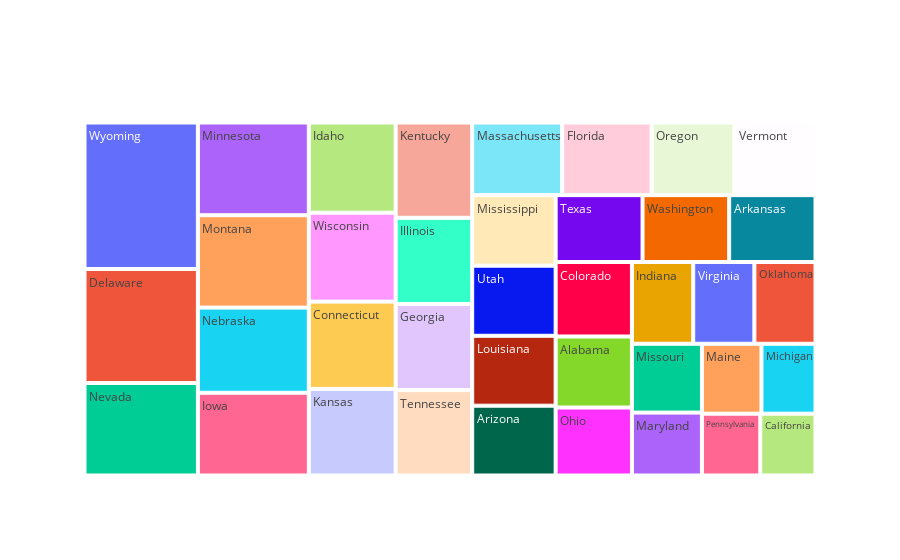

The cell this chart's notebook holds for it:
### Code cell
fig = go.Figure()
fig.add_trace(go.Treemap(
    labels=list(state_infra['State']),
    parents=["" for parent in state_infra['State']],
    values=list(state_infra[1992]),
))
fig.show()

### Figure 1 — Plotly figure (JSON) as saved in the notebook; plotly's stock layout.template omitted (floating-point values rounded to 4 significant figures)
{"data": [{"labels": ["Alabama", "Arizona", "Arkansas", "California", "Colorado", "Connecticut", "Delaware", "Florida", "Georgia", "Idaho", "Illinois", "Indiana", "Iowa", "Kansas", "Kentucky", "Louisiana", "Maine", "Maryland", "Massachusetts", "Michigan", "Minnesota", "Mississippi", "Missouri", "Montana", "Nebraska", "Nevada", "Ohio", "Oklahoma", "Oregon", "Pennsylvania", "Tennessee", "Texas", "Utah", "Vermont", "Virginia", "Washington", "Wisconsin", "Wyoming"], "parents": ["", "", "", "", "", "", "", "", "", "", "", "", "", "", "", "", "", "", "", "", "", "", "", "", "", "", "", "", "", "", "", "", "", "", "", "", "", ""], "type": "treemap", "values": [320.9, 345.0, 342.0, 202.2, 336.6, 449.0, 765.6, 384.7, 390.3, 464.0, 390.7, 296.8, 543.6, 445.3, 432.2, 345.5, 246.6, 260.8, 387.0, 223.8, 609.4, 348.7, 285.3, 606.9, 559.6, 621.2, 307.3, 296.0, 356.1, 213.8, 387.2, 344.2, 346.6, 349.0, 296.1, 343.2, 457.1, 983.9]}], "layout": {}}
